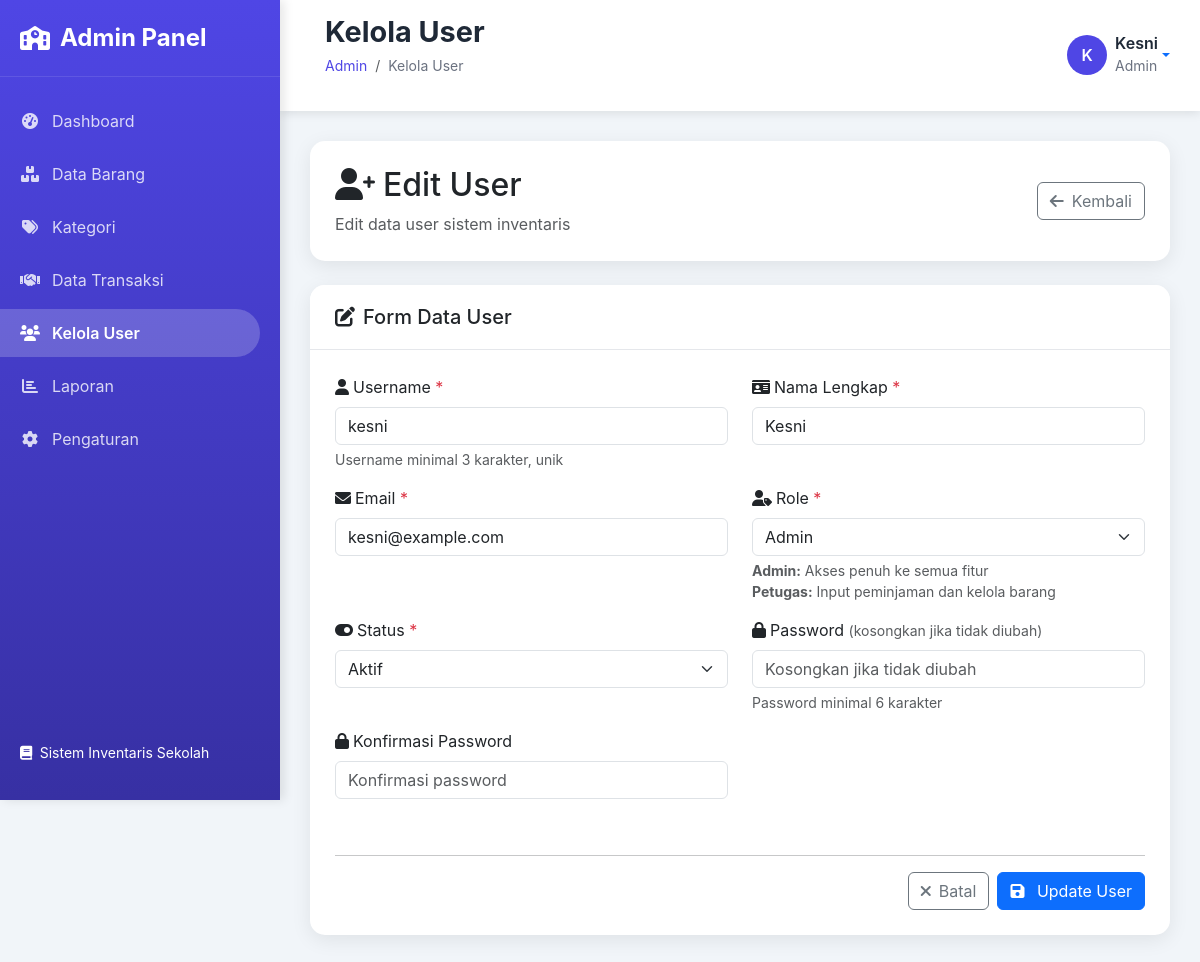
Page /admin/user/index.php?action=edit&id=5 (signed in) on the committed database.
### tables this page shows
CREATE TABLE `users` (
  `id` int(11) NOT NULL,
  `username` varchar(50) NOT NULL,
  `password` varchar(255) NOT NULL,
  `nama_lengkap` varchar(100) NOT NULL,
  `email` varchar(100) DEFAULT NULL,
  `role` enum('admin','petugas','user') DEFAULT 'user',
  `status` enum('aktif','nonaktif') DEFAULT 'aktif',
  `foto` varchar(255) DEFAULT NULL,
  `created_at` timestamp NULL DEFAULT current_timestamp(),
  `updated_at` timestamp NULL DEFAULT current_timestamp() ON UPDATE current_timestamp()
);

### admin/user/form.php (the view, shortened to what this page needs)
<?php
$action = $_GET['action'] ?? '';
$page_title = ($action == 'edit' ? 'Edit User' : 'Tambah User');
require_once '../includes/header.php';
$user = null;
if ($action == 'edit' && $user_id) {
    try {
        $pdo = new PDO("mysql:host=localhost;dbname=inventaris_sekolah", "root", "");
        $pdo->setAttribute(PDO::ATTR_ERRMODE, PDO::ERRMODE_EXCEPTION);
        $stmt = $pdo->prepare("SELECT * FROM users WHERE id = ?");
        $stmt->execute([$user_id]);
        $user = $stmt->fetch(PDO::FETCH_ASSOC);
    } catch(Exception $e) {
        echo "<script>alert('Gagal memuat data user!'); window.location.href='index.php';</script>";
        exit();
    }
}
?>
<div class="row mb-4">
    <div class="col-12">
        <div class="card">
            <div class="card-body">
                <div class="row align-items-center">
                    <div class="col-md-8">
                        <h2 class="mb-2">
                            <i class="fas fa-user-plus me-2"></i><?= $page_title ?>
                        </h2>
                        <p class="text-muted mb-0">
                            <?= $action == 'edit' ? 'Edit data user sistem inventaris' : 'Tambah user baru ke sistem inventaris' ?>
                        </p>
                    </div>
                    <div class="col-md-4 text-md-end">
                        <a href="index.php" class="btn btn-outline-secondary">
                            <i class="fas fa-arrow-left me-2"></i>Kembali
                        </a>
                    </div>
                </div>
            </div>
        </div>
    </div>
</div>
<div class="row">
    <div class="col-12">
        <div class="card">
            <div class="card-header">
                <h5 class="mb-0">
                    <i class="fas fa-edit me-2"></i>Form Data User
                </h5>
            </div>
            <div class="card-body">
                <form method="POST" action="" enctype="multipart/form-data">
                    <div class="row">
                        <div class="col-md-6 mb-3">
                            <label for="username" class="form-label">
                                <i class="fas fa-user me-1"></i>Username <span class="text-danger">*</span>
                            </label>
                            <input type="text" class="form-control" id="username" name="username"
                                   value="<?= htmlspecialchars($user['username'] ?? '') ?>"
                                   placeholder="Masukkan username" required>
                            <div class="form-text">Username minimal 3 karakter, unik</div>
                        </div>
                        <div class="col-md-6 mb-3">
                            <label for="nama_lengkap" class="form-label">
                                <i class="fas fa-id-card me-1"></i>Nama Lengkap <span class="text-danger">*</span>
                            </label>
                            <input type="text" class="form-control" id="nama_lengkap" name="nama_lengkap"
                                   value="<?= htmlspecialchars($user['nama_lengkap'] ?? '') ?>"
                                   placeholder="Masukkan nama lengkap" required>
                        </div>
                        <div class="col-md-6 mb-3">
                            <label for="email" class="form-label">
                                <i class="fas fa-envelope me-1"></i>Email <span class="text-danger">*</span>
                            </label>
                            <input type="email" class="form-control" id="email" name="email"
                                   value="<?= htmlspecialchars($user['email'] ?? '') ?>"
                                   placeholder="contoh@email.com" required>
                        </div>
                        <div class="col-md-6 mb-3">
                            <label for="role" class="form-label">
                                <i class="fas fa-user-tag me-1"></i>Role <span class="text-danger">*</span>
                            </label>
                            <select class="form-select" id="role" name="role" required>
                                <option value="admin" <?= ($user['role'] ?? '') == 'admin' ? 'selected' : '' ?>>
                                    <i class="fas fa-user-shield"></i> Admin
                                </option>
                            </select>
                            <div class="form-text">
                                <strong>Admin:</strong> Akses penuh ke semua fitur<br>
                                <strong>Petugas:</strong> Input peminjaman dan kelola barang
                            </div>
                        </div>
                        <div class="col-md-6 mb-3">
                            <label for="status" class="form-label">
                                <i class="fas fa-toggle-on me-1"></i>Status <span class="text-danger">*</span>
                            </label>
                            <select class="form-select" id="status" name="status" required>
                                <option value="aktif" <?= ($user['status'] ?? '') == 'aktif' ? 'selected' : '' ?>>
                                    <i class="fas fa-check-circle"></i> Aktif
                                </option>
                            </select>
                        </div>
                        <div class="col-md-6 mb-3">
                            <label for="password" class="form-label">
                                <i class="fas fa-lock me-1"></i>Password
                                <?php if ($action == 'add'): ?>
                                    <span class="text-danger">*</span>
                                <?php else: ?>
                                    <small class="text-muted">(kosongkan jika tidak diubah)</small>
                                <?php endif; ?>
                            </label>
                            <input type="password" class="form-control" id="password" name="password"
                                   placeholder="<?= $action == 'add' ? 'Masukkan password' : 'Kosongkan jika tidak diubah' ?>"
                                   <?= $action == 'add' ? 'required' : '' ?>>
                            <div class="form-text">Password minimal 6 karakter</div>
                        </div>
                        <div class="col-md-6 mb-3">
                            <label for="confirm_password" class="form-label">
                                <i class="fas fa-lock me-1"></i>Konfirmasi Password
                            </label>
                            <input type="password" class="form-control" id="confirm_password" name="confirm_password"
                                   placeholder="Konfirmasi password"
                                   <?= $action == 'add' ? 'required' : '' ?>>
                        </div>
                    </div>
                    <div class="row mt-4">
                        <div class="col-12">
                            <hr>
                            <div class="d-flex gap-2 justify-content-end">
                                <a href="index.php" class="btn btn-outline-secondary">
                                    <i class="fas fa-times me-2"></i>Batal
                                </a>
                                <button type="submit" class="btn btn-primary">
                                    <i class="fas fa-save me-2"></i>
                                    <?= $action == 'edit' ? 'Update User' : 'Simpan User' ?>
                                </button>
                            </div>
                        </div>
                    </div>
                </form>
            </div>
        </div>
    </div>
</div>
<?php require_once '../includes/footer.php'; ?>

### admin/includes/header.php (style rules this page uses)
:root { --primary-color: #4f46e5; --primary-dark: #3730a3; --secondary-color: #7c3aed; --success-color: #10b981; --warning-color: #f59e0b; --danger-color: #ef4444; --dark-color: #1f2937; --light-color: #f8fafc; --gray-color: #6b7280; --sidebar-width: 280px; --header-height: 70px; }
* { margin: 0; padding: 0; box-sizing: border-box; }
body { font-family: 'Inter', -apple-system, BlinkMacSystemFont, 'Segoe UI', Roboto, sans-serif; background: #f1f5f9; overflow-x: hidden; }
.card { border: none; border-radius: 15px; box-shadow: 0 5px 20px rgba(0, 0, 0, 0.08); transition: all 0.3s ease; }
.card-header { background: white; border-bottom: 1px solid #e5e7eb; border-radius: 15px 15px 0 0 !important; padding: 20px 25px; }
.card-body { padding: 25px; }

### rows in the picture
users: username "kesni", nama_lengkap "Kesni", email "kesni@example.com", role "Admin", status "Aktif"

### other values in the picture
$page_title "Kelola User"
substr($user_name, 0, 1) "K"
$user_name "Kesni"
$user_role "Admin"
$page_title "Edit User"
